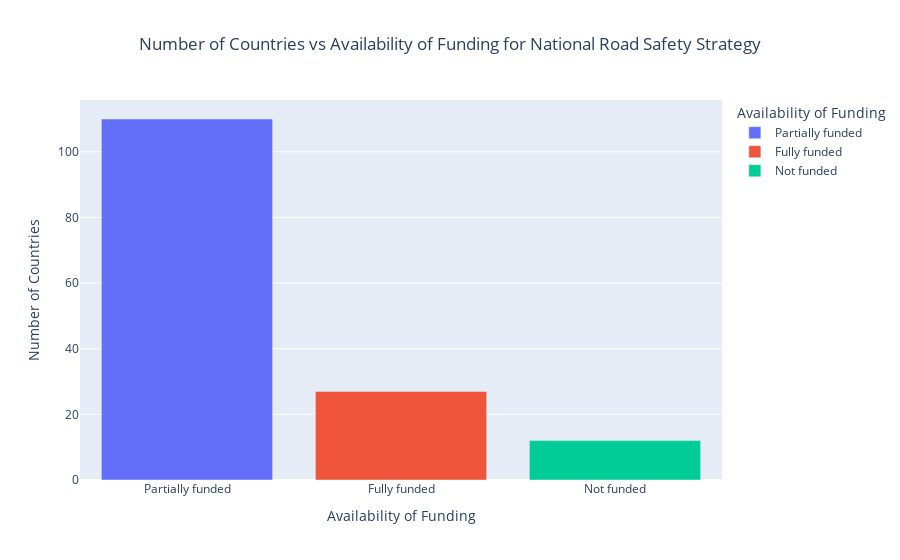
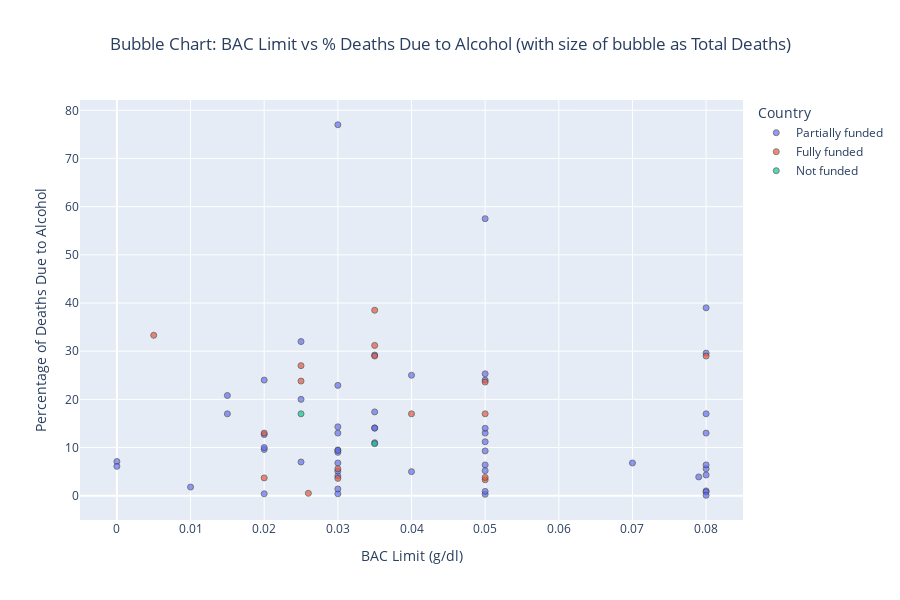

Notebook code cell kept with these figures, in order:
### Markdown cell above
### Money Matters?

Maybe it’s money that matters.

We first find the percentage of countries that have recieve fundings for road safety strategies. 
- 18% of countries have full funding for road safety strategies.
- 74% of countries have partial funding for road safety strategies.
- 8% of countries have no funding for road safety strategies.

Then, we make a similar bubble plot with the funding for road safety strategies as the colour of the bubble.

### Code cell
# Bar plot for Number of countries vs Availability of funding for national road safety strategy
import plotly.express as px
import pandas as pd
import numpy as np

# The data is the rows with Type: Availability of funding for national road safety strategy
# The data is in the form: - if there is no data
# the rest are in the 3 class: - Not funded, - Partially funded, - Fully funded

# We will use the number of countries in each class to make the bar plot
# Filter the dataset for relevant types
df_funding = df[df['Type'].isin(['Availability of funding for national road safety strategy'])]

def extract_value(value):
    if value == '−':
        value = np.nan
    else:
        value = value

    return value

# Apply the function to the 'Availability of funding for national road safety strategy' values
df_funding['Value'] = df_funding['Value'].apply(extract_value)
# Drop nan
df_funding.dropna(subset=['Value'], inplace=True)
# reset index
df_funding.reset_index(drop=True, inplace=True)
#display(df_funding.head())

# Bar plot for Number of countries vs Availability of funding for national road safety strategy
# Create a new dataframe with the relevant columns
funding_df = df_funding[['Country_Code', 'Country_Name', 'Value']].copy()
funding_df.rename(columns={'Value': 'Funding'}, inplace=True)

# Count the number of countries in each class
funding_count = funding_df['Funding'].value_counts().reset_index()
funding_count.columns = ['Funding', 'Count']

# Make the bar plot using plotly express
fig = px.bar(funding_count,
             x='Funding',
             y='Count',
             title='Number of Countries vs Availability of Funding for National Road Safety Strategy',
             labels={'Funding': 'Availability of Funding', 'Count': 'Number of Countries'},
             color='Funding',
             color_discrete_sequence=px.colors.qualitative.Plotly)
fig.update_layout(title_x=0.5)  # Center the title
fig.show()

# Calculate the percentage of countries in each class
funding_count['Percentage'] = (funding_count['Count'] / funding_count['Count'].sum()) * 100
print(funding_count)

# Using fig 1 but with color as funding

# Modify the dataframe to include the funding information
merged_df2 = merged_df.copy()
merged_df2 = pd.merge(merged_df2, funding_df, on=['Country_Code', 'Country_Name'], how='inner')
#display(merged_df2.head())  # Display the first few rows of the merged dataframe

fig1 = px.scatter(
    merged_df2,
    x='Blood Alcohol Concentration (BAC) limit for drivers',
    y='Attribution of road traffic deaths to alcohol (%)',
    #size='Scaled Deaths',  # scaled size
    color='Funding',  # each country gets a unique color
    hover_name='Country_Name',
    title='Bubble Chart: BAC Limit vs % Deaths Due to Alcohol (with size of bubble as Total Deaths)',
    labels={
        'Blood Alcohol Concentration (BAC) limit for drivers': 'BAC Limit (g/dl)',
        'Attribution of road traffic deaths to alcohol (%)': 'Percentage of Deaths Due to Alcohol'
    },
    size_max=30,  # reduce max size
    height=600,
)
fig1.update_traces(marker=dict(sizemode='diameter', opacity=0.7, line_width=1))
fig1.update_layout(
    title_x=0.5,
    legend_title_text='Country',
    showlegend=True  # set True if you want a clickable color legend
)
fig1.show()

### Figure 1 — Plotly figure (JSON) as saved in the notebook; plotly's stock layout.template omitted (floating-point values rounded to 4 significant figures)
{"data": [{"hovertemplate": "Availability of Funding=%{x}<br>Number of Countries=%{y}<extra></extra>", "legendgroup": "Partially funded", "marker": {"color": "#636EFA", "pattern": {"shape": ""}}, "name": "Partially funded", "orientation": "v", "showlegend": true, "textposition": "auto", "type": "bar", "x": ["Partially funded"], "xaxis": "x", "y": [110], "yaxis": "y"}, {"hovertemplate": "Availability of Funding=%{x}<br>Number of Countries=%{y}<extra></extra>", "legendgroup": "Fully funded", "marker": {"color": "#EF553B", "pattern": {"shape": ""}}, "name": "Fully funded", "orientation": "v", "showlegend": true, "textposition": "auto", "type": "bar", "x": ["Fully funded"], "xaxis": "x", "y": [27], "yaxis": "y"}, {"hovertemplate": "Availability of Funding=%{x}<br>Number of Countries=%{y}<extra></extra>", "legendgroup": "Not funded", "marker": {"color": "#00CC96", "pattern": {"shape": ""}}, "name": "Not funded", "orientation": "v", "showlegend": true, "textposition": "auto", "type": "bar", "x": ["Not funded"], "xaxis": "x", "y": [12], "yaxis": "y"}], "layout": {"barmode": "relative", "legend": {"title": {"text": "Availability of Funding"}, "tracegroupgap": 0}, "title": {"text": "Number of Countries vs Availability of Funding for National Road Safety Strategy", "x": 0.5}, "xaxis": {"anchor": "y", "categoryarray": ["Partially funded", "Fully funded", "Not funded"], "categoryorder": "array", "domain": [0, 1], "title": {"text": "Availability of Funding"}}, "yaxis": {"anchor": "x", "domain": [0, 1], "title": {"text": "Number of Countries"}}}}

### Figure 2 — Plotly figure (JSON) as saved in the notebook; plotly's stock layout.template omitted (floating-point values rounded to 4 significant figures)
{"data": [{"hovertemplate": "<b>%{hovertext}</b><br><br>Funding=Partially funded<br>BAC Limit (g/dl)=%{x}<br>Percentage of Deaths Due to Alcohol=%{y}<extra></extra>", "hovertext": ["China", "India", "Ethiopia", "Thailand", "Russian Federation", "South Africa", "United Republic of Tanzania", "Uganda", "Malaysia", "Mali", "Peru", "Ecuador", "Republic of Korea", "Cambodia", "Italy", "Germany", "Poland", "Kazakhstan", "Bolivia (Plurinational State of)", "Chile", "Honduras", "Romania", "Canada", "United Kingdom of Great Britain and Northern Ireland", "Greece", "Portugal", "Hungary", "Belarus", "Netherlands (Kingdom of the)", "Bulgaria", "United Arab Emirates", "Namibia", "Czechia", "Serbia", "Georgia", "Bosnia and Herzegovina", "Mongolia", "Austria", "Slovakia", "Albania", "Republic of Moldova", "Finland", "Sweden", "Lithuania", "Guyana", "Slovenia", "North Macedonia", "Singapore", "Estonia", "Cyprus", "Fiji", "Luxembourg", "Iceland", "Tonga", "Cook Islands"], "legendgroup": "Partially funded", "marker": {"color": "#636efa", "line": {"width": 1}, "opacity": 0.7, "sizemode": "diameter", "symbol": "circle"}, "mode": "markers", "name": "Partially funded", "orientation": "v", "showlegend": true, "type": "scatter", "x": [0.02, 0.03, 0.08, 0.035, 0.03, 0.05, 0.08, 0.08, 0.08, 0.03, 0.05, 0.03, 0.05, 0.05, 0.025, 0.025, 0.02, 0.05, 0.05, 0.03, 0.07, 0.08, 0.08, 0.08, 0.05, 0.035, 0.0, 0.03, 0.035, 0.05, 0.01, 0.079, 0.03, 0.015, 0.03, 0.015, 0.04, 0.03, 0.0, 0.05, 0.03, 0.05, 0.02, 0.02, 0.08, 0.025, 0.03, 0.08, 0.02, 0.035, 0.04, 0.035, 0.05, 0.03, 0.08], "xaxis": "x", "y": [0.4, 4.1, 4.3, 14.1, 22.9, 57.5, 1.0, 0.8, 0.1, 0.4, 9.3, 6.8, 11.2, 13.0, 20.0, 7.0, 12.7, 0.3, 6.4, 13.0, 6.8, 5.6, 29.6, 13.0, 25.3, 29.2, 7.1, 14.3, 11.0, 0.9, 1.8, 3.9, 9.5, 17.0, 9.0, 20.8, 25.0, 5.1, 6.1, 5.2, 9.4, 24.0, 24.0, 9.6, 17.0, 32.0, 1.4, 6.4, 10.0, 17.4, 5.0, 14.0, 14.0, 77.0, 39.0], "yaxis": "y"}, {"hovertemplate": "<b>%{hovertext}</b><br><br>Funding=Fully funded<br>BAC Limit (g/dl)=%{x}<br>Percentage of Deaths Due to Alcohol=%{y}<extra></extra>", "hovertext": ["United States of America", "Nigeria", "Morocco", "Türkiye", "Argentina", "Japan", "France", "Spain", "Costa Rica", "Cuba", "Botswana", "Israel", "New Zealand", "Croatia", "Ireland", "Mauritius", "Norway"], "legendgroup": "Fully funded", "marker": {"color": "#EF553B", "line": {"width": 1}, "opacity": 0.7, "sizemode": "diameter", "symbol": "circle"}, "mode": "markers", "name": "Fully funded", "orientation": "v", "showlegend": true, "type": "scatter", "x": [0.08, 0.026, 0.02, 0.05, 0.05, 0.03, 0.035, 0.04, 0.035, 0.005, 0.05, 0.03, 0.025, 0.025, 0.035, 0.05, 0.02], "xaxis": "x", "y": [29.0, 0.5, 3.7, 3.3, 17.0, 5.6, 29.0, 17.0, 31.2, 33.3, 3.8, 3.6, 27.0, 23.8, 38.5, 23.6, 13.0], "yaxis": "y"}, {"hovertemplate": "<b>%{hovertext}</b><br><br>Funding=Not funded<br>BAC Limit (g/dl)=%{x}<br>Percentage of Deaths Due to Alcohol=%{y}<extra></extra>", "hovertext": ["Australia", "Latvia"], "legendgroup": "Not funded", "marker": {"color": "#00cc96", "line": {"width": 1}, "opacity": 0.7, "sizemode": "diameter", "symbol": "circle"}, "mode": "markers", "name": "Not funded", "orientation": "v", "showlegend": true, "type": "scatter", "x": [0.025, 0.035], "xaxis": "x", "y": [17.0, 10.8], "yaxis": "y"}], "layout": {"height": 600, "legend": {"title": {"text": "Country"}, "tracegroupgap": 0}, "showlegend": true, "title": {"text": "Bubble Chart: BAC Limit vs % Deaths Due to Alcohol (with size of bubble as Total Deaths)", "x": 0.5}, "xaxis": {"anchor": "y", "domain": [0, 1], "title": {"text": "BAC Limit (g/dl)"}}, "yaxis": {"anchor": "x", "domain": [0, 1], "title": {"text": "Percentage of Deaths Due to Alcohol"}}}}
